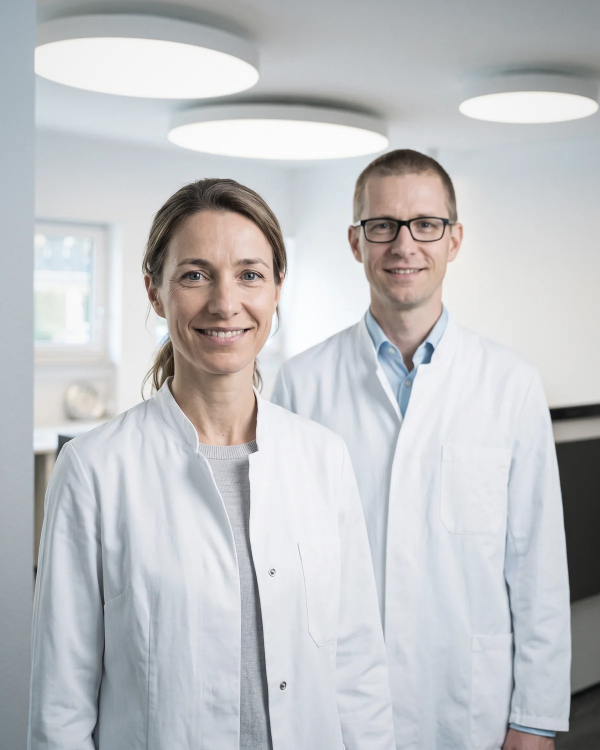
#> input picture assets/img/foto-aerzte-ehepaar.webp, 1200 x 1500 px, given in place of IMG_8285.jpeg, which was not available (shown at 1/2 size)
$ python make_photos.py
#> lines starting #> are read from the running program, lines starting #| are printed output that depends on the picture; after the words box and inside, x2 and y2 are one past the last pixel; in counts of white or black regions, pixels touching at a corner belong together
### tools/grade_photos.py
"""Farbangleichung der Praxisfotos an die Hausfarben #0080C9 (Blau) und #9BA2A7 (Grau).
Der fotografische Stil bleibt; nur Weißabgleich, Farbstimmung und Tonwerte werden vereinheitlicht:
- neutrale, leicht kühle Weißtöne
- Blau des Logos bleibt kräftig und wird zum Hausblau gezogen
- warme Töne (Holzboden, Blumen, Licht) werden zurückgenommen, nicht entfernt
- Schatten leicht ins Schiefergrau, Schwarz minimal angehoben (weicher, ruhiger Look)
"""
import cv2
import numpy as np
from PIL import Image, ImageOps

BLUE_HUE = 202.0          # Farbton von #0080C9 in Grad
SHADOW = np.array([86, 93, 98]) / 255.0     # #565d62 – Schattentönung
HIGHLIGHT = np.array([246, 248, 250]) / 255.0


def load(path, long_edge=1800):
#> called with path = '/home/claude/neu/PRAXIS/IMG_8285.jpeg', long_edge = 1800
    im = ImageOps.exif_transpose(Image.open(path)).convert("RGB")
#> im is the input picture: PIL image 1200x1500 RGB; mean R, G, B 192.9, 194.5, 196.7
    im.thumbnail((long_edge, long_edge), Image.LANCZOS)
    return np.asarray(im).astype(np.float32) / 255.0


def white_balance(rgb, strength=0.85):
    """Gleicht anhand heller, wenig gesättigter Flächen auf neutral ab – mit leichtem Kühlstich."""
#> called with strength = 0.85
    mx, mn = rgb.max(2), rgb.min(2)
    sat = (mx - mn) / (mx + 1e-6)
    m = (mx > 0.55) & (mx < 0.97) & (sat < 0.18)
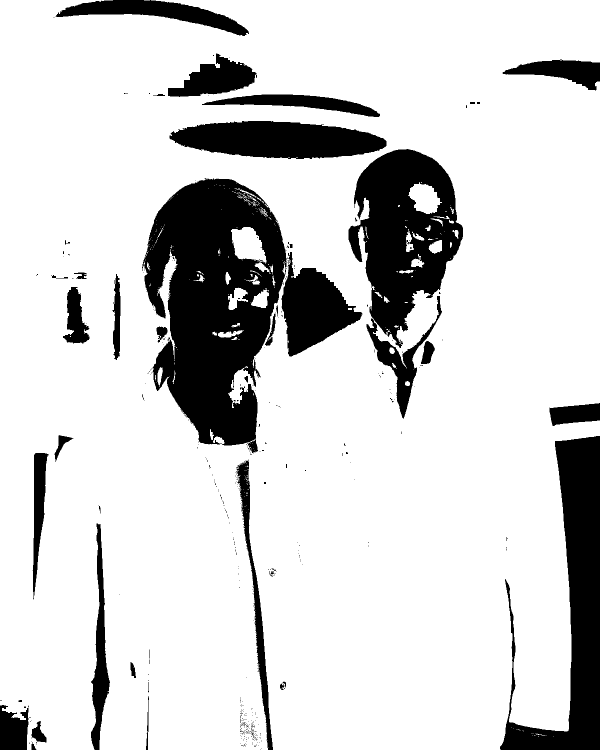
#> m: shape (1500, 1200) bool (shown at 1/2 size); 82.6% white; 445 black regions (405 under 20 px), largest, box (x1, y1, x2, y2) and area: (284, 356, 573, 906) 97762, (697, 298, 926, 696) 50295, (1000, 872, 1200, 1500) 48601
    if m.sum() < 500:
        m = mx > np.percentile(mx, 80)
    ref = rgb[m].mean(0)
#> ref = [0.793, 0.81, 0.825]
    target = ref.mean() * np.array([0.985, 1.0, 1.02])
#> target = [0.797, 0.809, 0.826]
    gain = 1 + strength * (target / ref - 1)
#> gain = [1, 0.999, 1]
    return np.clip(rgb * gain, 0, 1).astype(np.float32)


def hue_dist(h, center):
    d = np.abs(h - center)
    return np.minimum(d, 360 - d)


def grade(rgb, warm_keep=0.55, other_keep=0.7, blue_boost=1.08, skin=False):
#> called with warm_keep = 0.55, other_keep = 0.7, blue_boost = 1.08, skin = False
    hsv = cv2.cvtColor(np.ascontiguousarray(rgb, dtype=np.float32), cv2.COLOR_RGB2HSV)  # H 0..360, S 0..1, V 0..1
#> hsv: shape (1500, 1200, 3) float32; mean H, S, V 186.7, 0.1, 0.8
    h, s, v = hsv[..., 0], hsv[..., 1], hsv[..., 2]
    blue_w = np.clip(1 - hue_dist(h, 205) / 28, 0, 1)    # Blautöne 177–233°
    warm_w = np.clip(1 - hue_dist(h, 35) / 40, 0, 1)     # Gelb/Orange/Holz
#> call 2 of hue_dist, with center = 35
#> in hue_dist (call 2), `return np.minimum(d, 360 - d)`:
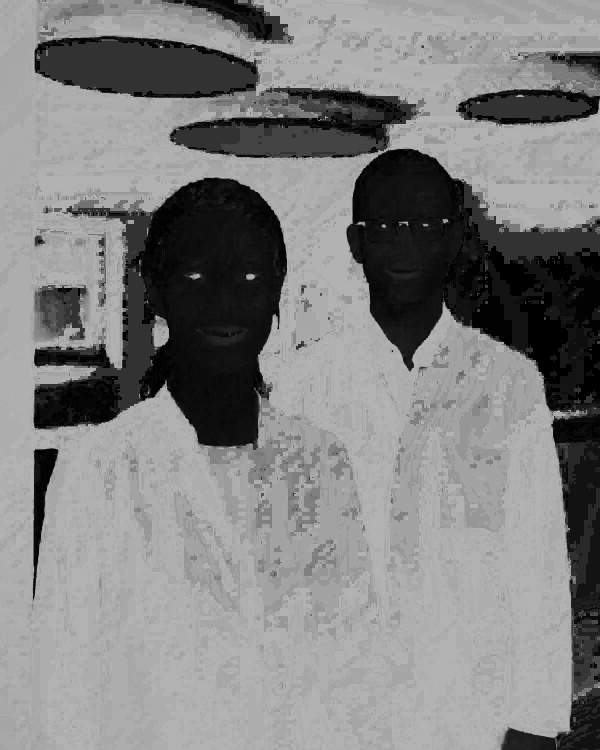
#> returned value: shape (1500, 1200) float32 (shown at 1/2 size); min 0.00435, max 180, mean 129.7
    if skin:  # Hauttöne in Porträts weitgehend schützen
        warm_keep = max(warm_keep, 0.86)
    factor = np.full_like(s, other_keep)
    factor = factor * (1 - warm_w) + warm_keep * warm_w
    factor = factor * (1 - blue_w) + blue_boost * blue_w
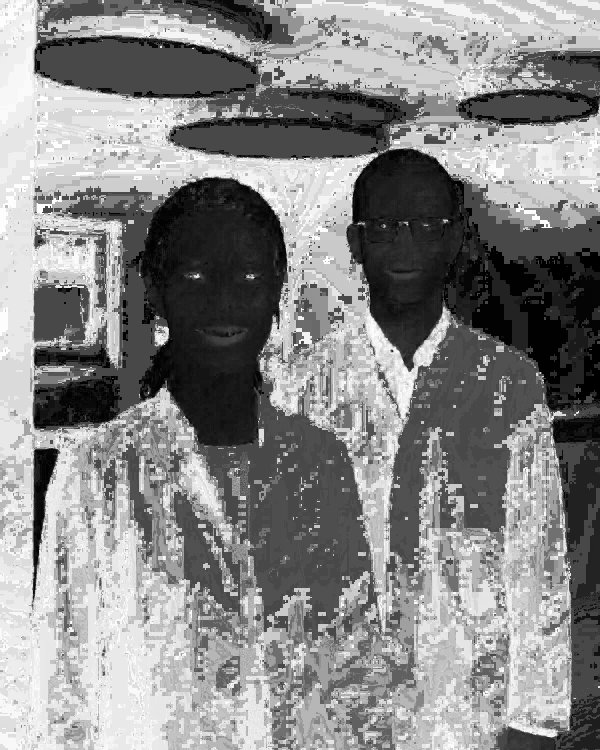
#> factor: shape (1500, 1200) float32 (shown at 1/2 size); min 0.55, max 1.08, mean 0.833; drawn with min black and max white
    s2 = np.clip(s * factor, 0, 1)
    # Blau zum Hausblau ziehen
    h2 = h + (BLUE_HUE - h) * 0.45 * blue_w
    hsv2 = np.stack([h2 % 360, s2, v], -1)
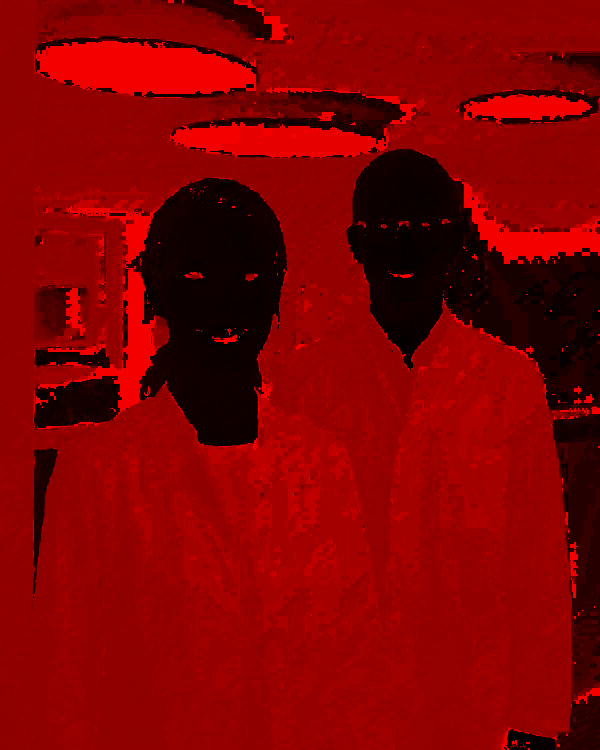
#> hsv2: shape (1500, 1200, 3) float32 (shown at 1/2 size); mean of channels 0, 1, 2 184.1, 0.1, 0.8; drawn with min black and max white
    out = cv2.cvtColor(hsv2.astype(np.float32), cv2.COLOR_HSV2RGB)
    return out


def tone(rgb, lift=0.035, contrast=0.12, roll=0.04):
    """Sanfte S-Kurve, leicht angehobenes Schwarz, weich abfallende Lichter."""
    x = rgb
    x = x + contrast * (x - 0.5) * (1 - np.abs(2 * x - 1))      # S-Kurve in den Mitten
    x = lift + (1 - lift - roll) * x + roll * (1 - (1 - x) ** 2)
    return np.clip(x, 0, 1)


def split_tone(rgb, amount=0.13):
#> called with amount = 0.13
    lum = (0.2126 * rgb[..., 0] + 0.7152 * rgb[..., 1] + 0.0722 * rgb[..., 2])[..., None]
    sh = np.clip(1 - lum * 2, 0, 1) ** 1.5
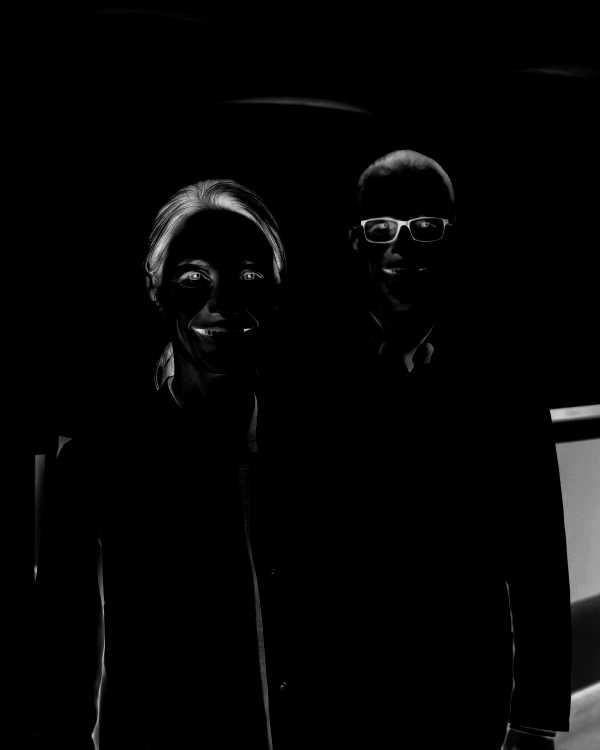
#> sh: shape (1500, 1200, 1) float32 (shown at 1/2 size); min 0, max 0.965, mean 0.0201
    hi = np.clip(lum * 2 - 1, 0, 1) ** 1.5
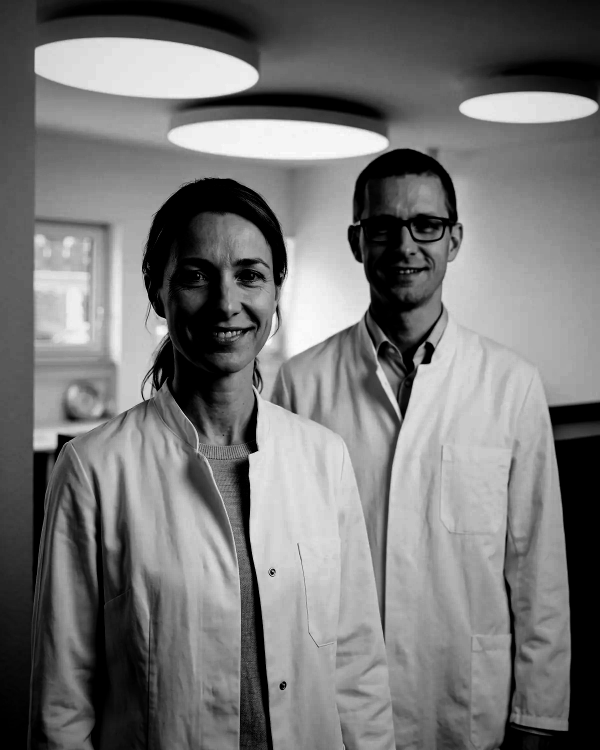
#> hi: shape (1500, 1200, 1) float32 (shown at 1/2 size); min 0, max 0.999, mean 0.466
    out = rgb + amount * sh * (SHADOW - rgb) * 0.9 + amount * 0.6 * hi * (HIGHLIGHT - rgb)
#> in tone, `x = x + contrast * (x - 0.5) * (1 - np.abs(2 * x - 1))`:
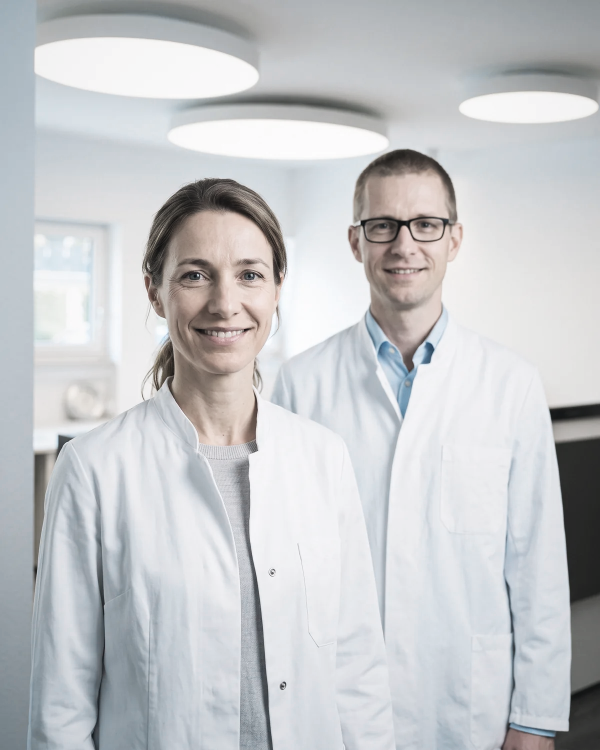
#> x: shape (1500, 1200, 3) float64 (shown at 1/2 size); mean R, G, B 0.775, 0.782, 0.792
    return np.clip(out, 0, 1)


def vignette(rgb, amount=0.10):
#> called with amount = 0.1
    hgt, wid = rgb.shape[:2]
#> hgt = 1500; wid = 1200
    y, x = np.ogrid[:hgt, :wid]
#> y = 1500 values from 0 to 1499
    r = np.sqrt(((x - wid / 2) / (wid / 2)) ** 2 + ((y - hgt / 2) / (hgt / 2)) ** 2) / np.sqrt(2)
    return np.clip(rgb * (1 - amount * r[..., None] ** 2.2), 0, 1)
#> returned value: shape (1500, 1200, 3) float64


# [7 lines left out: function finish, not called in this run]


def process(src, dst, crop=None, size=None, wb=0.85, quality=82, **kw):
    rgb = load(src)
    if crop:  # relative (x0, y0, x1, y1)
        H, W = rgb.shape[:2]
        x0, y0, x1, y1 = crop
        rgb = rgb[int(y0 * H):int(y1 * H), int(x0 * W):int(x1 * W)]
    rgb = white_balance(rgb, wb)
    rgb = grade(rgb, **kw)
    rgb = split_tone(rgb)
    rgb = tone(rgb)
    rgb = vignette(rgb)
    im = Image.fromarray((rgb * 255 + 0.5).astype(np.uint8))
    if size:
        im = ImageOps.fit(im, size, Image.LANCZOS)
    im.save(dst, "WEBP", quality=quality, method=6)
    return im.size

### tools/make_photos.py
"""Erzeugt alle Praxisfotos der Website aus WEBSEITE_DATEN/PRAXIS (Farbangleichung, Zuschnitt)."""
import os, sys
sys.path.insert(0, os.path.dirname(__file__))
from grade_photos import process

SRC = os.environ.get("PRAXIS_SRC", "/home/claude/neu/PRAXIS")
OUT = os.path.join(os.path.dirname(__file__), "..", "assets", "img")
JOBS = [
    # Datei, Quelle, Zielgröße (B, H), Ausschnitt relativ oder None
    ("foto-hero.webp", "IMG_8285.jpeg", (1200, 1500), None),
    # Weitere Hero-Bilder (Zufallswahl, seit 24.11.2026): Architektur – Vordach/Eingang, Empfang
    # (seit 25.11.2026, ersetzt das KI-Bild „Ärzte im Gespräch“ am Tisch) und Raum mit Lichtleiste
    ("foto-hero-vordach.webp", "IMG_8258.jpeg", (1200, 1500), None),
    ("foto-hero-empfang.webp", "IMG_0687.jpeg", (1200, 1500), None),
    ("foto-hero-raum.webp", "IMG_4830.jpeg", (1200, 1500), None),
    ("foto-empfang.webp", "IMG_0687.jpeg", (1200, 1600), None),
    ("foto-anmeldung.webp", "IMG_0689.jpeg", (1050, 1400), None),
    ("foto-raum.webp", "IMG_4830.jpeg", (1050, 1400), None),
    ("foto-raum-2.webp", "IMG_4720.jpeg", (1050, 1400), None),
    ("foto-sitz.webp", "IMG_8239.jpeg", (1050, 1400), None),
    ("foto-g.webp", "IMG_8261.jpeg", (1050, 1400), None),
    ("foto-strasse.webp", "IMG_5510.jpeg", (1050, 1400), None),
    ("foto-abend.webp", "IMG_8282.jpeg", (1050, 1400), None),
    ("foto-vordach.webp", "IMG_8258.jpeg", (1050, 1400), None),
    ("foto-tuer.webp", "IMG_8246.jpeg", (1050, 1400), None),
    ("insta-g.webp", "IMG_8282.jpeg", (900, 900), (0.0, 0.18, 1.0, 0.93)),
    ("insta-empfang.webp", "IMG_0687.jpeg", (900, 900), (0.0, 0.25, 1.0, 1.0)),
    # Vorschau-Zugang (/login): Fassade am Abend, groß für die rechte Spalte
    ("login-abend.webp", "IMG_8282.jpeg", (1350, 1800), None),
    ("login-abend-800.webp", "IMG_8282.jpeg", (800, 1067), None),
]
for name, src, size, crop in JOBS:
    print(name, process(os.path.join(SRC, src), os.path.join(OUT, name), crop=crop, size=size))
#> pass 2 of the loop `for name, src, size, crop in JOBS:`:
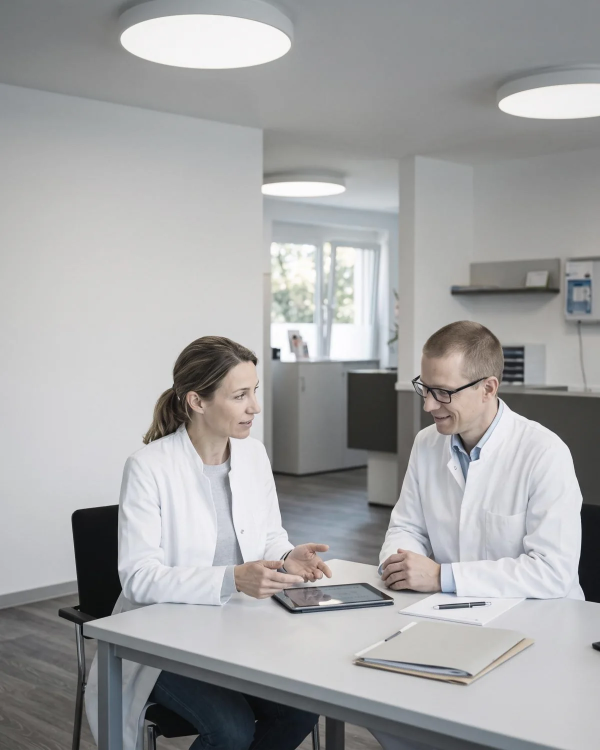
#> input picture assets/img/foto-aerzte-gespraech.webp, 1200 x 1500 px, given in place of IMG_8258.jpeg, which was not available (shown at 1/2 size)
#> in load, im is the input picture: PIL image 1200x1500 RGB; mean R, G, B 163.3, 163.6, 164.1
#> in white_balance (call 2), `m = (mx > 0.55) & (mx < 0.97) & (sat < 0.18)`:
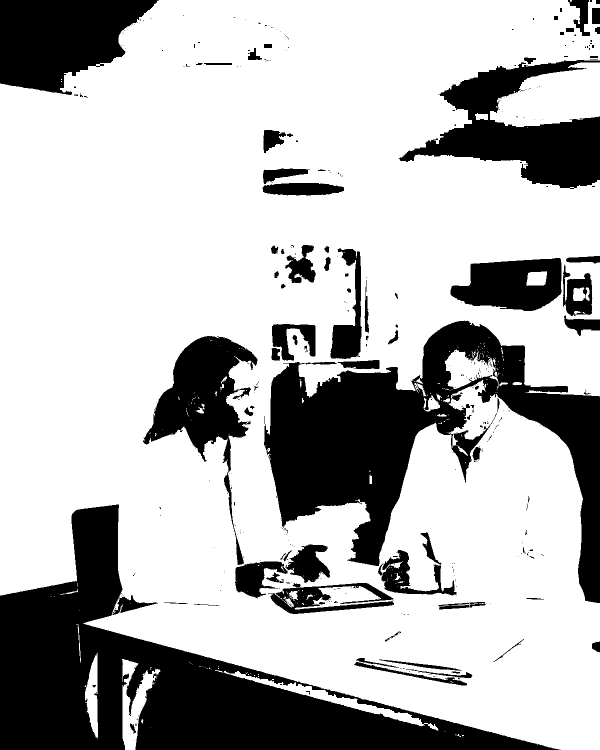
#> m: shape (1500, 1200) bool (shown at 1/2 size); 72% white; 387 black regions (301 under 20 px), largest, box (x1, y1, x2, y2) and area: (0, 1009, 1121, 1500) 178498, (528, 641, 1200, 1206) 135754, (797, 120, 1200, 378) 44134
#> ref = [0.736, 0.739, 0.742]
#> target = [0.728, 0.739, 0.754]
#> gain = [0.99, 1, 1.01]
#> hsv: shape (1500, 1200, 3) float32; mean H, S, V 185.5, 0.1, 0.7
#> in grade (call 2), `warm_w = np.clip(1 - hue_dist(h, 35) / 40, 0, 1)`:
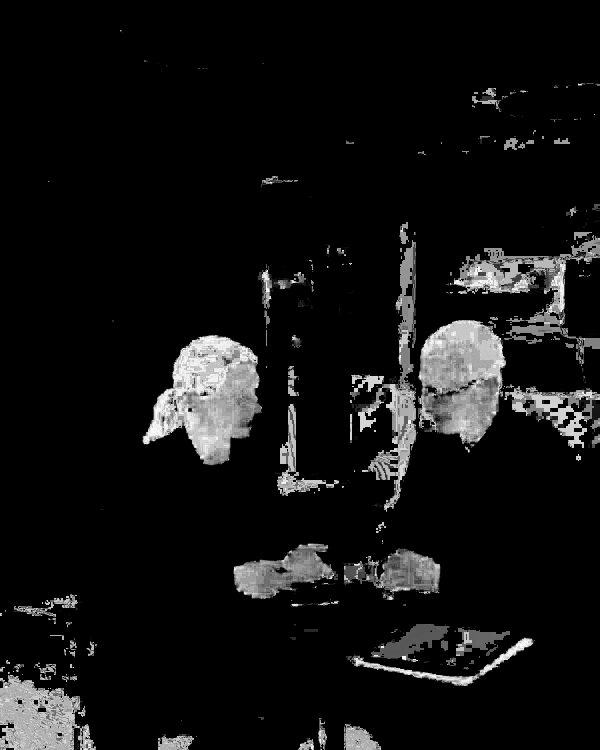
#> warm_w: shape (1500, 1200) float32 (shown at 1/2 size); min 0, max 1, mean 0.0716
#> (the run stopped early here; a loop or call above may not have finished)
